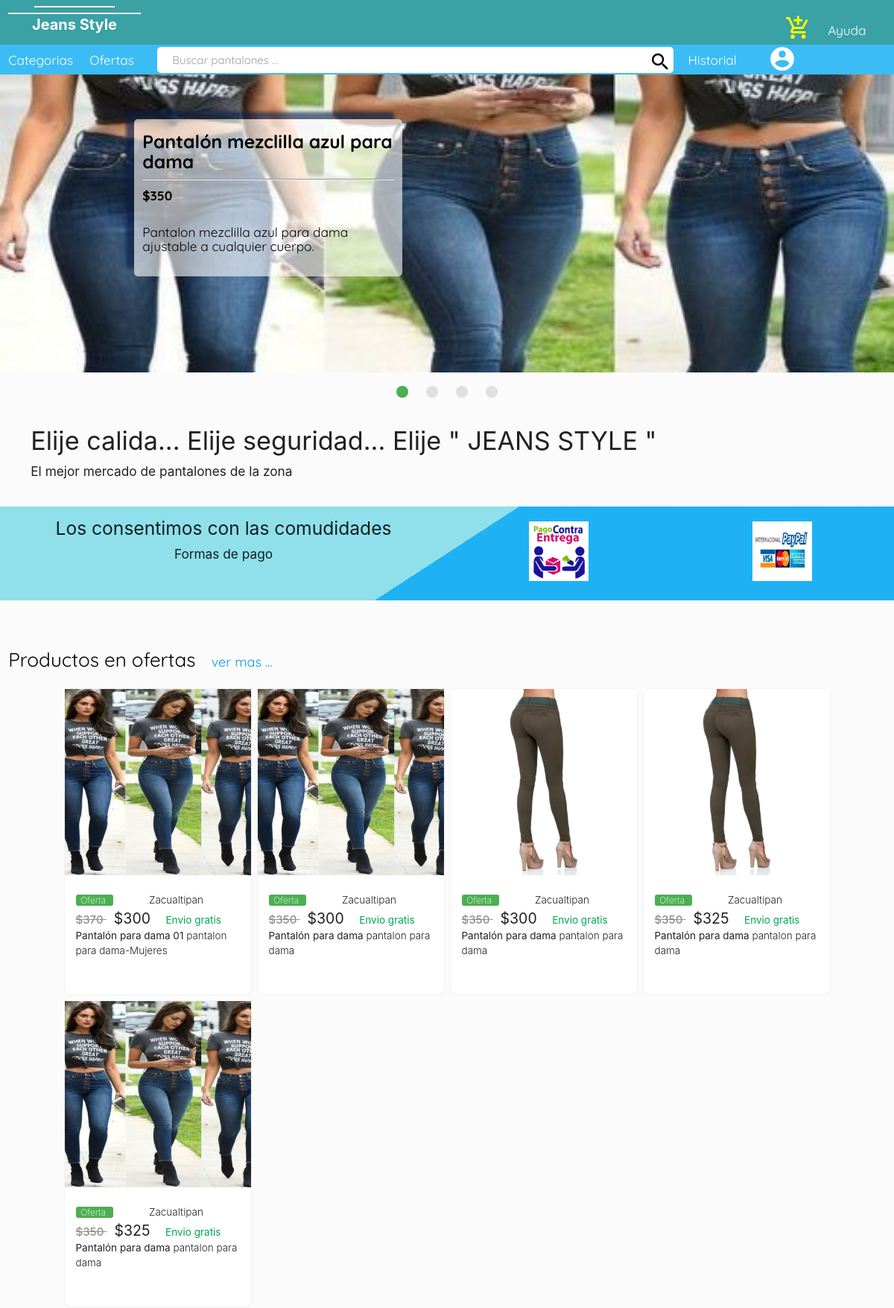
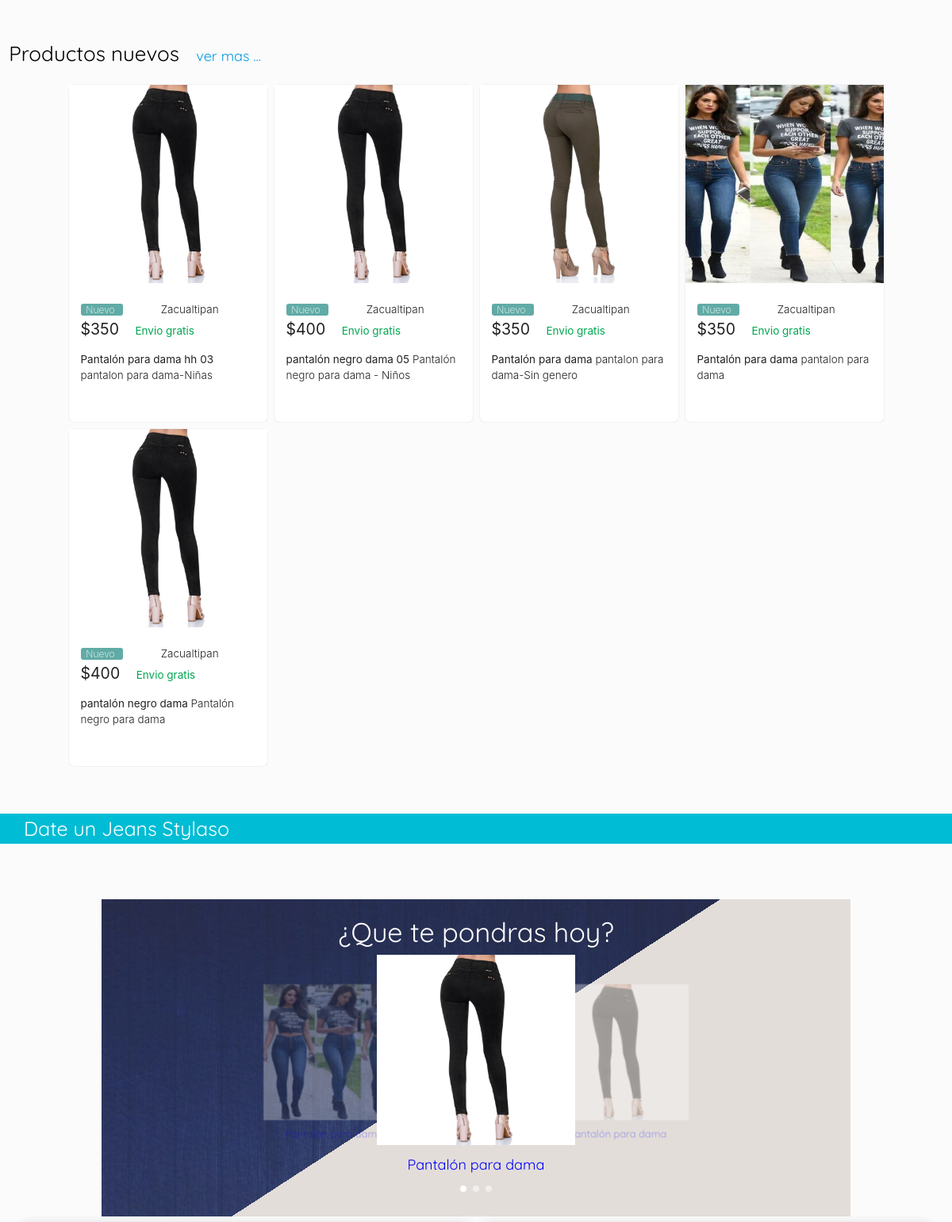
The page / (upper part) on the database its author committed (2 pictures, top to bottom).
### tables this page shows
CREATE TABLE `slide` (
  `idSlide` int(20) NOT NULL,
  `titulo` text NOT NULL,
  `precio` float NOT NULL,
  `texto` varchar(300) NOT NULL,
  `foto` text NOT NULL
);

CREATE TABLE `productos` (
  `idProductos` int(11) NOT NULL,
  `No_Codigo` varchar(45) DEFAULT NULL,
  `Titulo` varchar(45) DEFAULT NULL,
  `Precio` double DEFAULT NULL,
  `PrecioProveedor` float NOT NULL,
  `Cantidad` int(11) DEFAULT NULL,
  `Color` varchar(45) DEFAULT NULL,
  `Talla` varchar(100) NOT NULL,
  `Oferta` float DEFAULT NULL,
  `Descripcion` varchar(300) DEFAULT NULL,
  `FotoFrontal` text DEFAULT NULL,
  `idMarca` int(11) DEFAULT NULL,
  `idCategorias` int(11) DEFAULT NULL,
  `Fecha` date DEFAULT NULL,
  `Nuevo` int(1) NOT NULL DEFAULT 1,
  `FotoLateral` text NOT NULL,
  `FotoTrasera` text NOT NULL,
  `Publicidad` tinyint(1) NOT NULL,
  `PublicidadBaner` tinyint(1) NOT NULL
);

### controladores/clienteControl.php (called while the page is built, shortened)
<?php
class ControladorCliente{
	public function plantilla(){
		include "vistas/plantilla.php";
	}
	static public function mostrarProductosControl()
	{
		$tabla = "productos";
		$idProductos = Null;
		$idValor = Null;
		$modeloCliente = new ModeloCliente();
		$respuesta = $modeloCliente->mostrarProductosModelo($tabla, $idProductos, $idValor);
		return $respuesta;
	}
}

### index.php (called while the page is built, shortened)
<?php
require_once "controladores/clienteControl.php";
require_once "controladores/slideControlador.php";
require_once "modelos/clienteModelo.php";
require_once "modelos/slideModelo.php";
require_once "modelos/rutas.php";
$plantilla = new ControladorCliente();
$plantilla -> plantilla();

### controladores/slideControlador.php (called while the page is built)
<?php
	class slideControlador{
		public function mostrarSlideControl(){
			$tabla = "slide";
			$slideModelo = new slideModelo();
			$respuesta =$slideModelo->mostrarSlideModelo($tabla);
			return $respuesta;
		}
	}
?>

### modelos/conexion.php (called while the page is built)
<?php
class Conexion{
	public function conectar()
	{
		$link= new PDO("mysql:host=localhost;dbname=pantalones",
						"root",
						"",
						array(PDO::ATTR_ERRMODE=> PDO::ERRMODE_EXCEPTION,
								PDO::MYSQL_ATTR_INIT_COMMAND => "SET NAMES utf8")
						);
		return $link;
	}
}

### modelos/slideModelo.php (called while the page is built, shortened)
<?php
	require_once "conexion.php";
	class slideModelo extends Conexion{
		static public function mostrarSlideModelo($tabla){
			$conexion =new Conexion();
			$stmt = $conexion->conectar()->prepare("SELECT * FROM $tabla");
			$stmt -> execute();
			return $stmt -> fetchAll();
		}
	}
?>

### modelos/rutas.php (called while the page is built)
<?php
class Ruta{
	public function controlRuta(){
		return "http://localhost/ProyectoE-commerceEquipo1/cliente/";
	}
	public function controlRutaAdmin(){
		return "http://localhost/ProyectoE-commerceEquipo1\cliente\administrador/";
	}
}

### modelos/clienteModelo.php (called while the page is built, shortened)
<?php
require_once "conexion.php";
class ModeloCliente extends Conexion
{
	static public function mostrarProductosModelo($tabla, $idProductosCampo, $idValor)
	{
		$conexion = new Conexion();
		if ($idValor == Null) {
			$stmt = $conexion->conectar()->prepare("SELECT * FROM $tabla ");
			$stmt -> execute();
			return $stmt -> fetchAll();
		}
	}
}

### vistas/modulos/ofertas.php (the view, shortened to what this page needs)
<div class="row" style="padding: 10px; margin-left: 20px;">
  <div class="col s12">
    <h4>Elije calida... Elije seguridad... Elije " JEANS STYLE "</h4>
    <h6>El mejor mercado de pantalones de la zona</h6>
  </div>
</div>
<div class="row pago-comudidad">
  <div class="col xl6 l6 m6 s12 center-align">
    <h5>Los consentimos con las comudidades</h5>
    <h6>Formas de pago</h6>
  </div>
  <div class="col xl6 l6 m6 s12 centrar" >
    <div class="row centrar" style="padding-top: 20px;">
      <div class="col xl6 l6 m6 s6 center-align">
        <img src="<?php echo $url ?>vistas/imgCliente/plantilla/pago-vs-entrega.png" class="responsive-img"  style="width: 80px;">
      </div>
      <div class="col xl6 l6 m6 s6 center-align">
        <img src="<?php echo $url ?>vistas/imgCliente/plantilla/ppal.jpg" class="responsive-img"  style="width: 80px;">
      </div>
    </div>
  </div>
</div>
<div class="container-oferta " style="margin-top: 60px;">
  <div class="row fila-img-ofer" >
    <div class="col s10">
      <span  class="font-estilo" style="color:black; font-size:26px; ">Productos en ofertas &nbsp;&nbsp;<a href="Productos ofertas" style="font-size: 18px;">ver mas ...</a></span>
    </div>
  </div>
  <div class="row fila-img-ofer articulos-ofertas " >
      <?php
        $controladorCliente =new ControladorCliente();
        $ofertas = $controladorCliente ->mostrarProductosControl();
         $i=1 ;
          foreach ($ofertas as $key => $value) {
            $id = $value["idProductos"];
             if ($value["Oferta"] != 0) {
                echo '
                  <div class="articulo articulo-oferta">
                    <figure>
                      <a href="'.$value["Titulo"].'/'.base64_encode($id).'">
                        <img src="'.$urlAdmin.$value["FotoFrontal"].'">
                      </a>
                    </figure>
                    <div class="info-articulo">
                      <div class="estado">
                        <span class="estado-articulo-ofer left-align">
                          &nbsp;  Oferta &nbsp;
                        </span>
                        <span class="ciudad ">
                          Zacualtipan
                        </span>
                      </div>
                      <div class="estado-precio">
                        <span class="precio-oficial">
                          <strong>$'.$value["Precio"].'</strong>
                        </span>
                        <span class="precio-ofer">
                          $'.$value["Oferta"].'
                        </span>
                        <span class="precio-envio">
                          Envio gratis
                        </span>
                      </div>
                      <span class="descripcion">
                        <b>'.$value["Titulo"].'</b>
                        '.$value["Descripcion"].'
                      </span>
                      <span class="calificacion-estrellas">
                        <i class="material-icons">star</i>
                        <i class="material-icons">star</i>
                        <i class="material-icons">star</i>
                        <i class="material-icons">star</i>
                        <i class="material-icons">star</i>
                      </span>
                    </div>
                  </div>
                ';
                $i++;
             }
            if ($i==6) {
              break;
            }
          }
      ?>
  </div>
</div>

### vistas/modulos/slideMaterialize.php (shortened to what this page needs)
<div class="slider" style="margin-top: 0px;">
  <ul class="slides slideslide font-estilo" >
    <?php
      $slideControlador =new slideControlador();
      $slide =$slideControlador->mostrarSlideControl();
      foreach ($slide as $key => $value) {
        echo '
          <li>
            <img class="responsive-img" src="'.$urlAdmin.$value["foto"].'">
            <div class="caption left-align">
              <div class="row">
                <div class="col s12 m8 l6 xl6 columna-dentro-slide" >
                  <h5 class="black-text "><b>'.$value["titulo"].'</b></h5>
                  <hr>
                  <h6 class="black-text "><b> $'.$value["precio"].'</b></h6>
                  <h6>
                  <br>
                    <span class="black-text " style="font-style:justify; ">
                      '.$value["texto"].'
                    </span>
                  </h6>
                  <br>
                </div>
              </div>
            </div>
          </li>
        ';
      }
    ?>
  </ul>
</div>

### vistas/modulos/nuevos.php (shortened to what this page needs)
<div class="container-nuevo" style="margin-top: 50px;">
  <div class="row fila-img-nue" >
    <div class="col s8">
      <span  class="font-estilo negro" style=" font-size:26px; ">Productos nuevos &nbsp;&nbsp;<a href="Productos nuevos" style="font-size: 18px;">ver mas ...</a></span>
    </div>
  </div>
  <div class="row fila-img-nue articulos-ofertas " >
      <?php
      $controladorCliente =new ControladorCliente();
        $ofertas = $controladorCliente->mostrarProductosControl();
         $i=1 ;
          foreach ($ofertas as $key => $value) {
            $id = $value["idProductos"];
             if ($value["Nuevo"]) {
                echo '
                  <div class="articulo articulo-oferta">
                    <figure>
                      <a href="'.$value["Titulo"].'/'.base64_encode($id).'">
                        <img src="'.$urlAdmin.$value["FotoFrontal"].'">
                      </a>
                    </figure>
                    <div class="info-articulo">
                      <div class="estado">
                        <span class="estado-articulo-nuevo left-align">
                          &nbsp;  Nuevo &nbsp;
                        </span>
                        <span class="ciudad ">
                          Zacualtipan
                        </span>
                      </div>
                      <div class="estado-precio">
                        <span class="precio-ofer" style="margin-left: 0px;">
                          $'.$value["Precio"].'
                        </span>
                        <span class="precio-envio">
                          Envio gratis
                        </span>
                      </div>
                      <span class="descripcion" style="margin-top: 5px;">
                        <b>'.$value["Titulo"].'</b>
                        '.$value["Descripcion"].'
                      </span>
                      <span class="calificacion-estrellas">
                        <i class="material-icons">star</i>
                        <i class="material-icons">star</i>
                        <i class="material-icons">star</i>
                        <i class="material-icons">star</i>
                        <i class="material-icons">star</i>
                      </span>
                    </div>
                  </div>
                ';
                $i++;
             }
            if ($i==6) {
              break;
            }
          }
      ?>
  </div>
</div>

### vistas/modulos/publicidad.php (shortened to what this page needs)
<div class="contenedor-publicidad font-estilo" style="margin-top: 60px;">
	<div class="concentido con-cli blanco saltador-fondo" style="margin-top: 40px; background-color: #015ff585">
		<span style="font-size: 25px; margin-left: 30px;"> Date un Jeans Stylaso
		</span>
	</div>
	<div class="row center-align" style="padding:20px; padding-top: 20px; margin-top: 50px;" >
		<div class="col xl6 m10 offset-m1 s12" style="padding-top: ;">
			<div class="carrousel-publicidad font-quicksand-sf">
				<div class="carousel">
					<h4 class="">¿Que te pondras hoy?</h4>
					<?php
					$controladorCliente = new ControladorCliente();
			        $publicidadBaner = $controladorCliente->mostrarProductosControl();
			         $i=1 ;
			          foreach ($publicidadBaner as $key => $value) {
			             if ($value["PublicidadBaner"]) {
			                echo '
			                	<div class="carousel-item" style="margin-top: -30px; "><img src="'.$urlAdmin.$value["FotoFrontal"].'"><p class=" btn-pu " style="color:blue;font-size:18px;margin-top: 5px; ">'.$value["Titulo"].'</p>
			                	</div>
			                ';
			                $i++;
			             }
			            if ($i==4) {
			              break;
			            }
			          }
			      ?>
			  </div>
			</div>
		</div>
		<div class="col xl4 offset-xl1 m12 center-align derecha4" >
			<div class="row center-align">
			</div>
		</div>
	</div>
</div>

### vistas/css/pluginsCliente/flexslider.css (style rules this page uses)
.slides, .flex-control-nav, .flex-direction-nav { margin: 0; padding: 0; list-style: none; }
.slides:after { content: "\0020"; display: block; clear: both; visibility: hidden; line-height: 0; height: 0; }

### vistas/css/pluginsCliente/infoProducto.css (style rules this page uses)
.slides { justify-content: center }

### vistas/plantilla.php (style rules this page uses)
html { min-height: 100%; max-height: 100%; position: inherit; }
body { background-color: #ebebeb29; margin: 0; }

### vistas/modulos/encabezado.php (style rules this page uses)
.font-quicksand-sf { font-family: 'Quicksand', sans-serif; }

### vistas/modulos/ofertas.php (style rules this page uses)
.pago-comudidad { background-image: linear-gradient(-33deg, #03a9f4e3 50%, #00bcd46e 50%); text-align: center; }
.centrar { justify-content: center; }
.font-estilo { font-family: 'Quicksand', sans-serif; }
.articulos-ofertas { display: grid; grid-template-columns: repeat(auto-fit, 250px); grid-gap:0.6em; justify-content:center; padding: 0px; }
.articulo { max-width: 250px; display: flex;; flex-flow: column; border-radius: 6px; box-shadow: 0 0 0.1em rgba(0, 0, 0,.2); background-color: white; cursor: pointer; transition-duration: 0.3s; transition-property: box-shadow; padding-bottom: 0px; }
.articulo figure { overflow: hidden; margin: 0px; }
.articulo img { width:100%; object-fit: cover; height: 250px; }
.info-articulo { border-top: 1px solid rgba(230. 230, 230); padding: 1em; display: flex; flex-flow: column; padding-bottom: 0px; }
.info-articulo * + * { margin-bottom: 0.5em; }
.estado { padding: 0px; }
.estado-articulo-ofer { background-color: #4caf50; color: rgb(255, 255, 255); font-weight: 200; max-width: max-content; padding left: 1px; border-radius: 3px; margin-right: 18px; }
.ciudad { margin-left: 30px; }
.estado-precio { margin-top: 0px; }
.precio-oficial { font-size: 1em; text-decoration: line-through; color:#8f8e85; }
.precio-ofer { font-size: 1.3em; margin-left: 10px; }
.precio-envio { color:rgb(0,166,80); margin-left: 15px; }
.descripcion { margin-top: -10px; }
.descripcion, .ciudad { font-weight: 300; }
.precio-envio, .descripcion, .ciudad { font-size: 0.9em; }
.estado-articulo, .calificacion-estrellas, .estado-articulo-ofer { font-size: 0.8em; }

### vistas/modulos/nuevos.php (style rules this page uses)
.negro { color:black; }
.font-estilo { font-family: 'Quicksand', sans-serif; }
.container-nuevo { position: relative; width: 100%; }
.estado-articulo-nuevo { background-color: #61aba6; color: rgb(255, 255, 255); font-weight: 200; max-width: max-content; padding left: 1px; border-radius: 3px; margin-right: 18px; font-size: 0.8em; }

### vistas/modulos/piePagina.php (style rules this page uses)
.blanco { color:white; }
.negro { color:black; }

### rows shown on the page
slide: titulo "Pantalón mezclilla azul para dama", precio "350", texto "Pantalon mezclilla azul para dama ajustable a cualquier cuerpo."
productos: FotoFrontal (picture), Precio "370", Oferta "300", Titulo "Pantalón para dama 01", Descripcion "pantalon para dama-Mujeres"
productos: FotoFrontal (picture), Precio "350", Oferta "300", Titulo "Pantalón para dama", Descripcion "pantalon para dama"
productos: FotoFrontal (picture), Precio "350", Oferta "300", Titulo "Pantalón para dama", Descripcion "pantalon para dama"
productos: FotoFrontal (picture), Precio "350", Oferta "325", Titulo "Pantalón para dama", Descripcion "pantalon para dama"
productos: FotoFrontal (picture), Precio "350", Oferta "325", Titulo "Pantalón para dama", Descripcion "pantalon para dama"
productos: FotoFrontal (picture), Precio "350", Titulo "Pantalón para dama hh 03", Descripcion "pantalon para dama-Niñas"
productos: FotoFrontal (picture), Precio "400", Titulo "pantalón negro dama 05", Descripcion "Pantalón negro para dama - Niños"
productos: FotoFrontal (picture), Precio "350", Titulo "Pantalón para dama", Descripcion "pantalon para dama-Sin genero"
productos: FotoFrontal (picture), Precio "400", Titulo "pantalón negro dama", Descripcion "Pantalón negro para dama"
productos: FotoFrontal (picture), Titulo "Pantalón para dama"
productos: FotoFrontal (picture), Titulo "Pantalón para dama"
productos: FotoFrontal (picture), Titulo "Pantalón para dama"
